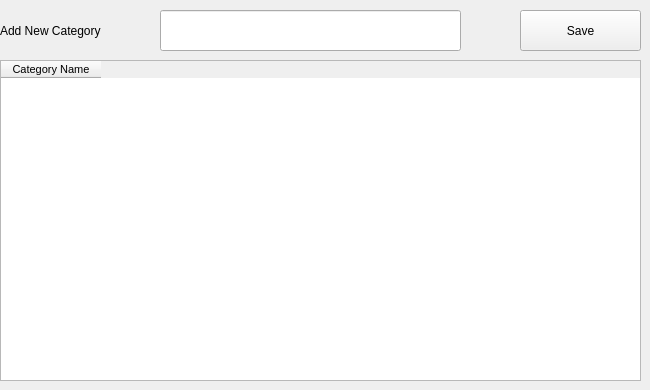
      <widget class="QWidget" name="tab_12">
       <attribute name="title">
        <string>Category</string>
       </attribute>
       <widget class="QLineEdit" name="lineEdit_19">
        <property name="geometry">
         <rect>
          <x>160</x>
          <y>10</y>
          <width>301</width>
          <height>41</height>
         </rect>
        </property>
        <property name="text">
         <string/>
        </property>
       </widget>
       <widget class="QPushButton" name="pushButton_14">
        <property name="geometry">
         <rect>
          <x>520</x>
          <y>10</y>
          <width>121</width>
          <height>41</height>
         </rect>
        </property>
        <property name="text">
         <string>Save</string>
        </property>
       </widget>
       <widget class="QLabel" name="label_27">
        <property name="geometry">
         <rect>
          <x>0</x>
          <y>10</y>
          <width>151</width>
          <height>41</height>
         </rect>
        </property>
        <property name="text">
         <string>Add New Category</string>
        </property>
       </widget>
       <widget class="QTableWidget" name="tableWidget_3">
        <property name="geometry">
         <rect>
          <x>0</x>
          <y>60</y>
          <width>641</width>
          <height>321</height>
         </rect>
        </property>
        <column>
         <property name="text">
          <string>Category Name</string>
         </property>
         <property name="font">
          <font>
           <family>Segoe UI Historic</family>
           <pointsize>8</pointsize>
          </font>
         </property>
        </column>
       </widget>
      </widget>
